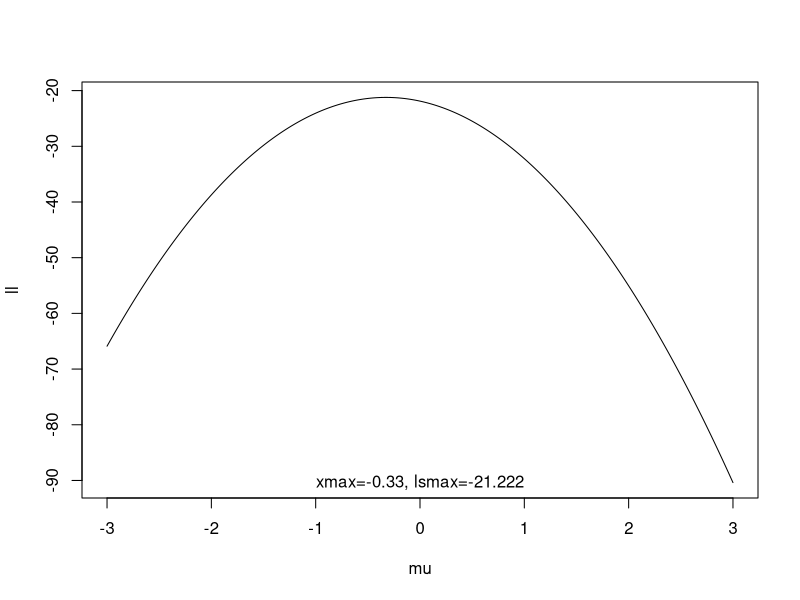
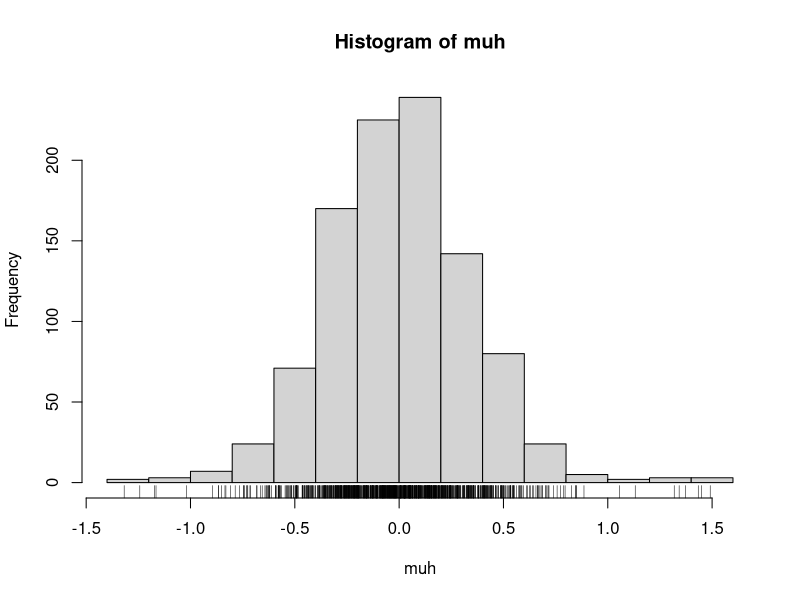
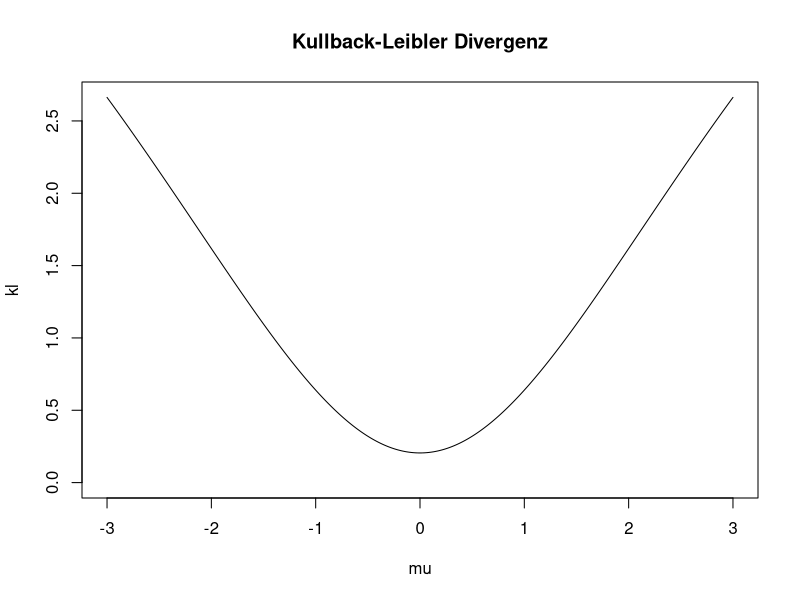
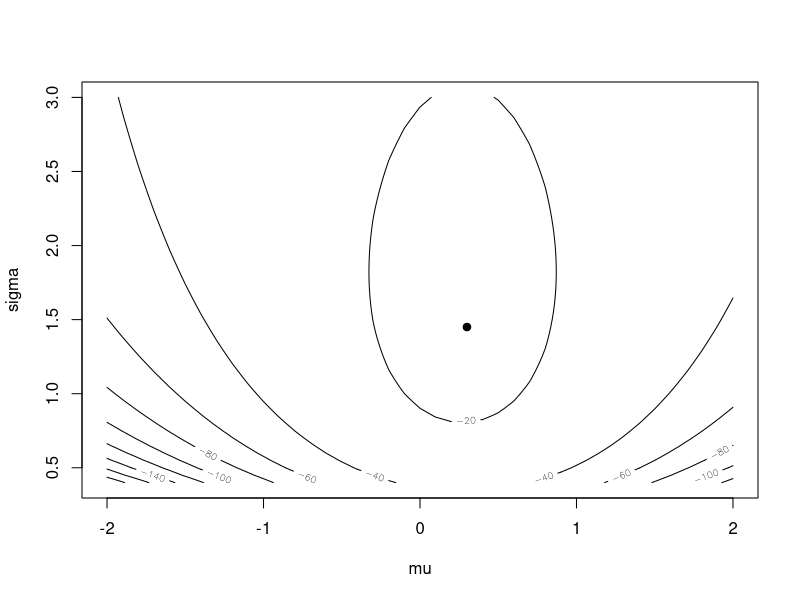
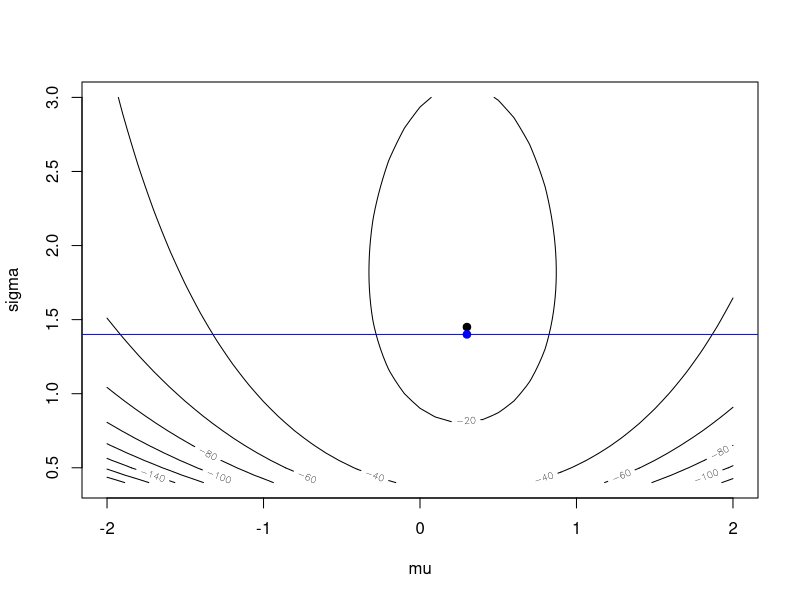

The R source for these figures, in order:
## -----------------------------------------------------------------------------------------------------
## a
# X~t_3 : E(X)=0, Var(X)=3/(3-2)=3
sample <- rt(25,3)
sample
## b
llikmu <- function(mu, x) {
  n <- length(x)
  -1/4*sum((x-mu)^2)
}
#
mu <- seq(-3, +3, by=0.01)
ll <- rep(NA, length(mu))
for (i in 1:length(mu)) ll[i] <- llikmu(mu[i], sample)
pos <- which.max(ll)
plot(mu, ll, type="l")
text(0, min(ll), sprintf("xmax=%.2f, lsmax=%.3f", mu[pos], ll[pos]))
## c
B   <- 1000
muh <- rep(NA, B)
for (i in 1:B) {
  sample <- rt(25, 3)
  muh[i] <- optimise(llikmu, c(-3,3), x=sample, maximum = TRUE)$maximum
}
hist(muh)
rug(muh)
## d
kldiv <- function(mu) {
  fun <- function(x, mu) {
    dnorm(x, mean=mu, sd=1/sqrt(2))*log(dnorm(x, mean=mu, sd=1/sqrt(2))/dt(x,3))
  }
  integrate(fun, -5, 5, mu=mu)$value
}
#
mu <- seq(-3, 3, by=0.01)
kl <- rep(NA, length(mu))
for (i in 1:length(mu)) kl[i] <- kldiv(mu[i])
plot (mu, kl, type="l", main="Kullback-Leibler Divergenz", ylim=c(0,max(kl)))
## e
llikmu <- function(musig, x) {
  n <- length(x)
  -n/2*log(musig[2])-1/(2*musig[2])*sum((x-musig[1])^2)
}
#
mu    <- seq(-2,2,by=0.1)
sigma <- seq(0.4, 3, by=0.05)
musig <- expand.grid(mu=mu, sigma=sigma)
head(musig)
sample <- rt(25,3)
z <- rep(NA, nrow(musig))
for (i in 1:nrow(musig)) {
  z[i] <- llikmu(as.numeric(musig[i,]), sample)
}
z <- matrix(z, nrow=length(mu))
contour(mu, sigma, z, xlab="mu", ylab="sigma")
pos <- which(z==max(z), arr.ind = TRUE)
points(mu[pos[1]], sigma[pos[2]], pch=19)
## f
contour(mu, sigma, z, xlab="mu", ylab="sigma")
pos  <- which(z==max(z), arr.ind = TRUE)
points(mu[pos[1]], sigma[pos[2]], pch=19)
z[pos[1],pos[2]]
pos  <- which.min((sqrt(2)-sigma)^2)
abline(h=sigma[pos], col="blue")
mpos <- which.max(z[,pos])
z[mpos,pos]
points(mu[mpos], sigma[pos], pch=19, col="blue")
